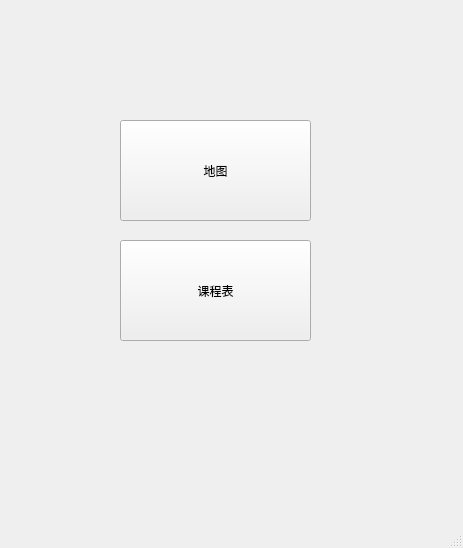
<?xml version="1.0" encoding="UTF-8"?>
<ui version="4.0">
 <class>MainWindow</class>
 <widget class="QMainWindow" name="MainWindow">
  <property name="geometry">
   <rect>
    <x>0</x>
    <y>0</y>
    <width>463</width>
    <height>548</height>
   </rect>
  </property>
  <property name="windowTitle">
   <string>MainWindow</string>
  </property>
  <widget class="QWidget" name="centralwidget">
   <widget class="QPushButton" name="pushButton">
    <property name="geometry">
     <rect>
      <x>120</x>
      <y>120</y>
      <width>191</width>
      <height>101</height>
     </rect>
    </property>
    <property name="text">
     <string>地图</string>
    </property>
   </widget>
   <widget class="QPushButton" name="pushButton_2">
    <property name="geometry">
     <rect>
      <x>120</x>
      <y>240</y>
      <width>191</width>
      <height>101</height>
     </rect>
    </property>
    <property name="text">
     <string>课程表</string>
    </property>
   </widget>
  </widget>
  <widget class="QMenuBar" name="menubar">
   <property name="geometry">
    <rect>
     <x>0</x>
     <y>0</y>
     <width>463</width>
     <height>21</height>
    </rect>
   </property>
  </widget>
  <widget class="QStatusBar" name="statusBar"/>
 </widget>
 <resources/>
 <connections/>
</ui>
